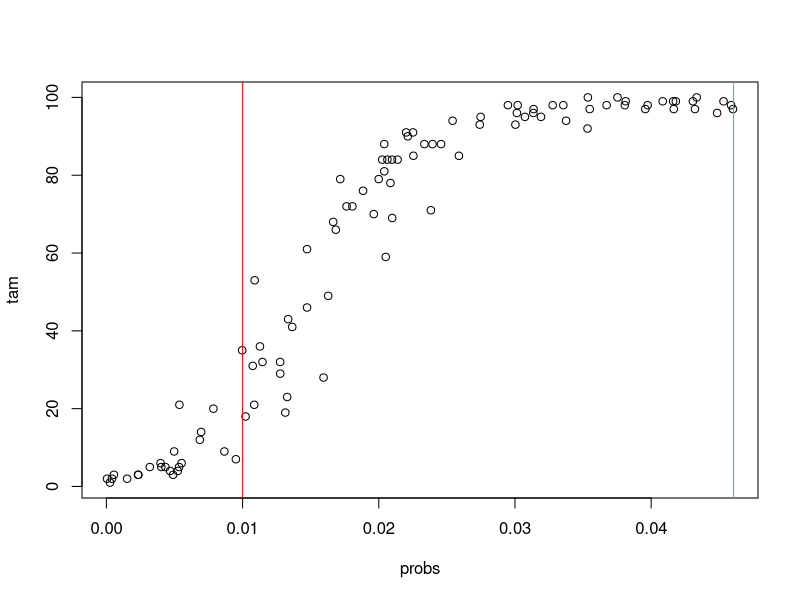

The R source for this figure:
# Primeiro codigo para gerar redes aleatorias
# carregando pacotes
library(igraph)

#definir numero de especies e numero de redes aleatorias que queremos
n_net <- 100
n_sp <- 100

#criar vetores e listas vazias
nets <- list()
probs <- vector()
tam <- vector()
num <- vector()


for(i in 1:n_net){
  prob <- runif(1, 0, (log(n_sp)/n_sp)) #probabilidade de conexão

  M <- matrix(prob, nrow = n_sp, ncol = n_sp) # criando matriz com diagonal zerada
  diag(M) <- 0

  P <- matrix(runif(n_sp*n_sp, 0, 1), nrow = n_sp, ncol = n_sp) # criar matriz de probabilidades
  M[upper.tri(M)] <- 0 # usaremos somente o triangulo inferior da matriz

  M[M > P] <- 1 #criando interacoes baseado na matriz de probabilidades 
  M[M < P] <- 0

  M <- M + t(M) # trque para deixar a matriz simetrica e a rede nao direcionada
  M[M > 1] <- 1

  nets[[i]] <- M # guardar a rede e a probabilidade de conexao em vetores e listas
  probs[i] <- prob  
  
  tam[i] <- max(components(graph_from_adjacency_matrix(M))$csize) # obter tamanho do maior componente
  num[i] <- components(graph_from_adjacency_matrix(M))$no # obter numero de componentes
  
}

#plotar alguns resultados
plot(probs, tam)
abline(v = 1/n_sp, col = "red")
abline(v = log(n_sp)/n_sp, col = "green")




